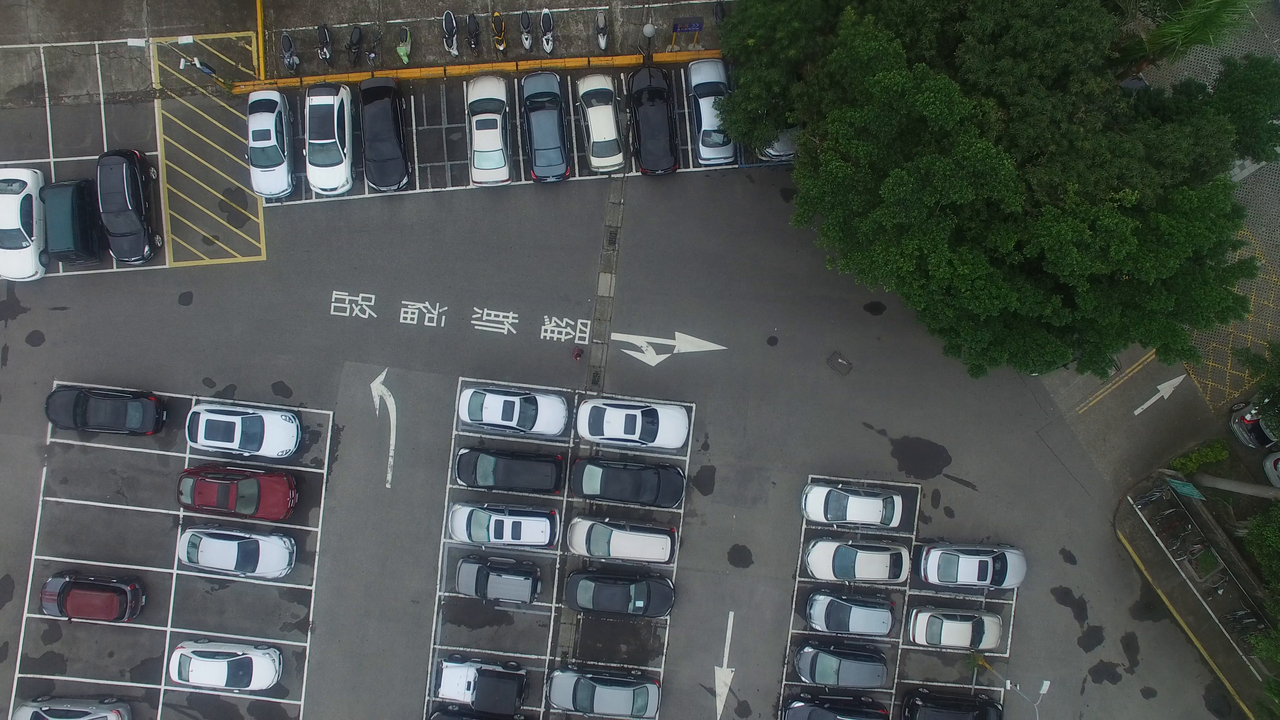
#> input picture Integration/project_moduls/Unet/target_images/1.png, 1280 x 720 px
$ python -i helper.py   (imports and definitions only)   (older library calls are emulated)
#> lines starting #> are read from the running program, lines starting #| are printed output that depends on the picture
#> further down, picture is the input picture: shape (720, 1280, 3); mean B, G, R 80, 82.4, 76.6
import matplotlib.pyplot as plt
import numpy as np
import cv2
import operator
import math

import statistics
from statistics import mode
from statistics import mean

from shapely.geometry import Point
from shapely.geometry.polygon import Polygon

import pickle

dist1 = lambda line1, line2: math.sqrt(  (line2.mid_x - line1.mid_x)**2 + (line2.mid_y - line1.mid_y)**2  )


class Line():
	lineCount = 0

	# [8 lines left out: function __init__, not called in this run]

	@property
	def mid_x(self):
		return int((self.x1+self.x2)/2)

	@property
	def mid_y(self):
		return int((self.y1+self.y2)/2)

	@property
	def length(self):
		return int( math.sqrt( (self.y2-self.y1)**2 + (self.x2-self.x1)**2 ) )

	@property
	def ori(self):
		return int( math.degrees(math.atan2(abs((self.x2 - self.x1)), abs((self.y2-self.y1)))) )
		# return int( math.degrees(math.atan2((self.x2 - self.x1), (self.y2-self.y1))) )
	# [100 lines left out: functions ori2, show_images, show_one, show, roi, not called in this run]

def my_canny(image):
	gray = cv2.cvtColor(image, cv2.COLOR_BGR2GRAY)
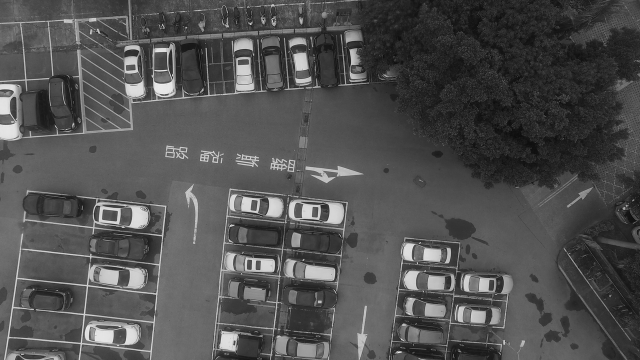
#> gray: shape (720, 1280) (shown at 1/2 size); min 0, max 254, mean 80.4
	blur = cv2.GaussianBlur(gray,(5,5),0)
	# canny = cv2.Canny(blur, 50, 150)
	canny = cv2.Canny(blur, 75, 150)
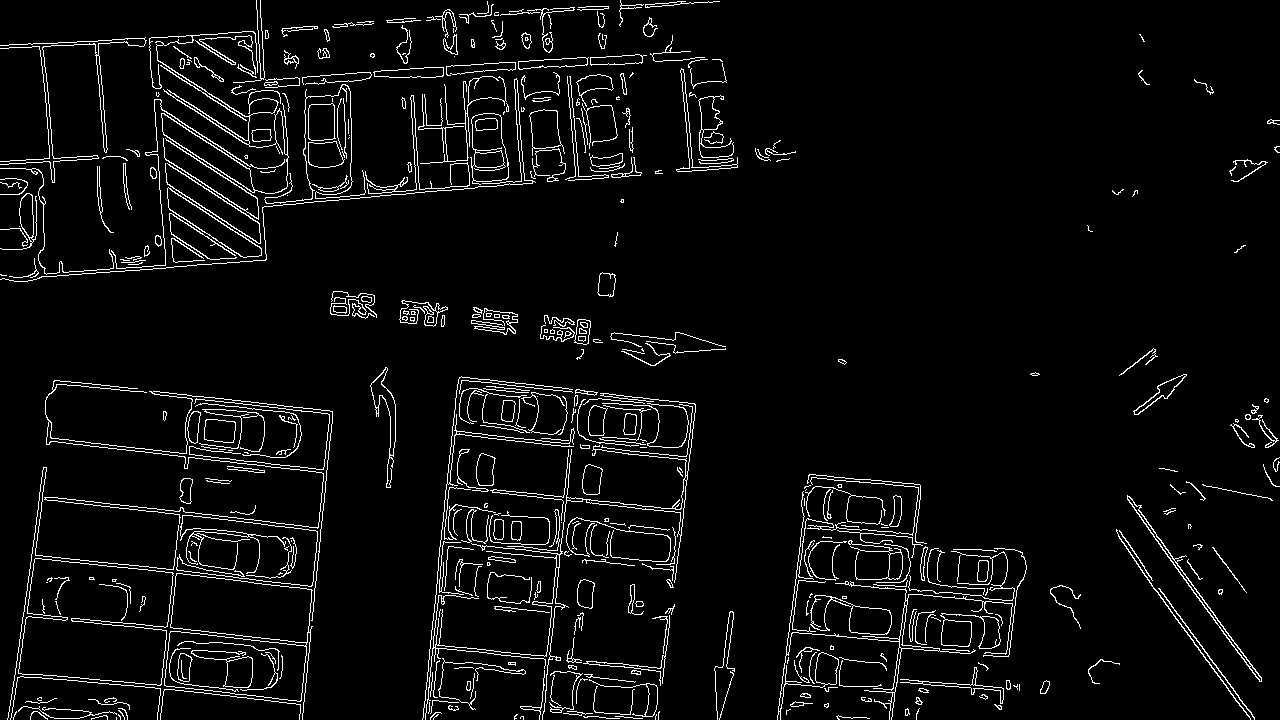
#> canny: shape (720, 1280); 4.8% white in thin lines or dots
	return canny

# [200 lines left out: functions process_lines, display_lines, display_parking_spots, display_parking_spots1, clus, not called in this run]

# [10 lines of commented-out code are left out]

class Box():

	# [66 lines left out: functions __init__, contain, find_contours, not called in this run]

def hull(image):
	pass
	#Convex Hull

>>> import cv2
>>> picture = cv2.imread('../Unet/target_images/1.png')
>>> result = my_canny(picture)

$ run again, on Integration/project_moduls/Unet/target_images/2.png
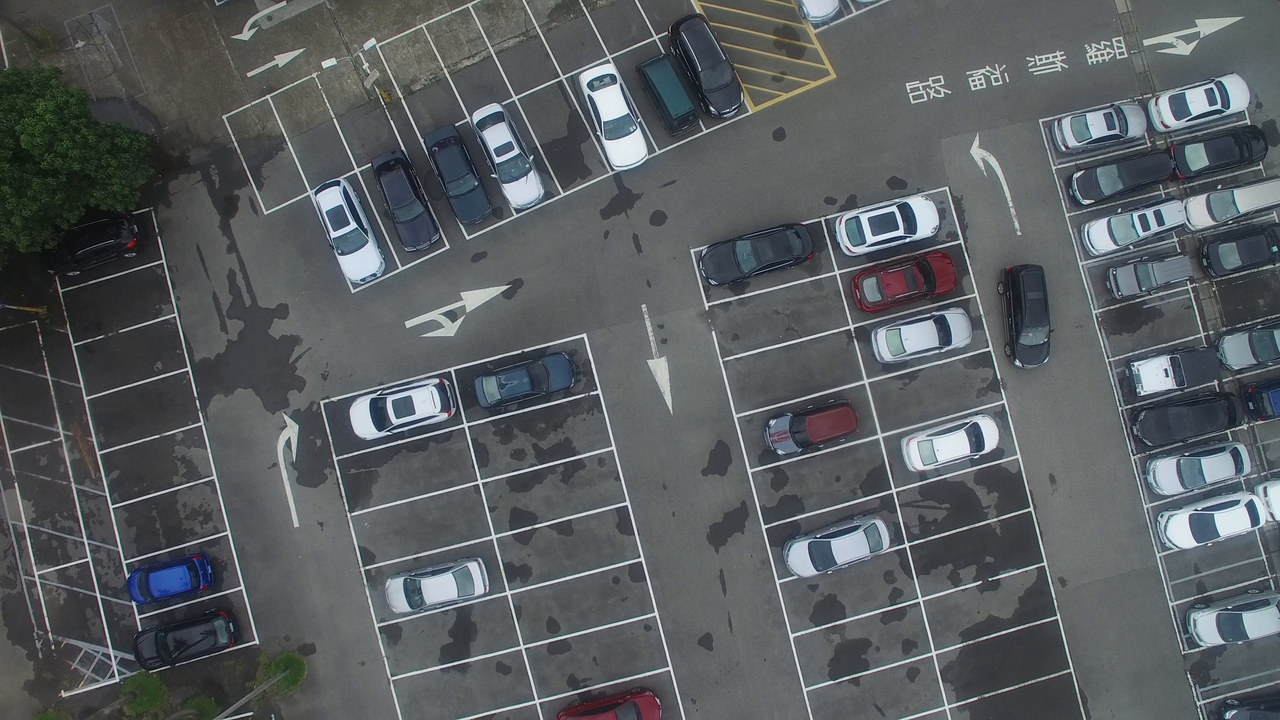
#> input picture Integration/project_moduls/Unet/target_images/2.png, 1280 x 720 px
#> picture is the input picture: shape (720, 1280, 3); mean B, G, R 95.3, 92.7, 88.1
#> in my_canny, `gray = cv2.cvtColor(image, cv2.COLOR_BGR2GRAY)`:
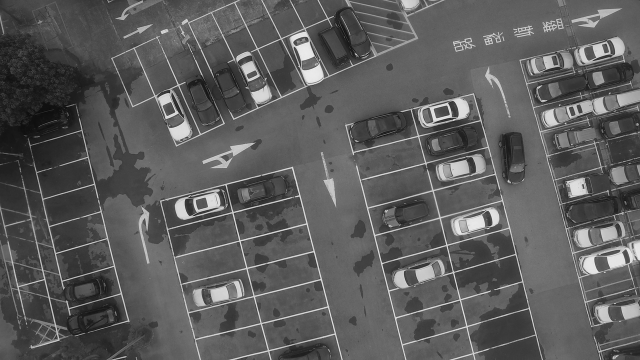
#> gray: shape (720, 1280) (shown at 1/2 size); min 0, max 255, mean 91.6
#> in my_canny, `canny = cv2.Canny(blur, 75, 150)`:
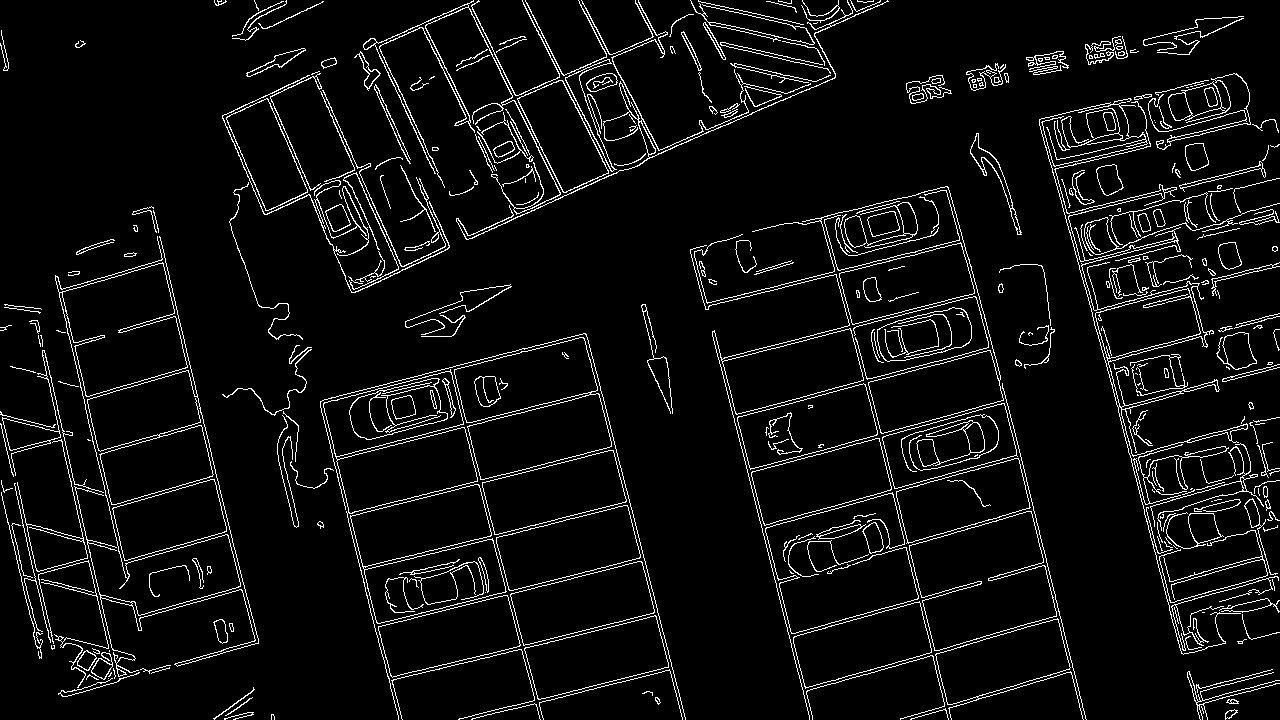
#> canny: shape (720, 1280); 5.7% white in thin lines or dots

$ run again, on Integration/project_moduls/Unet/target_images/3.png
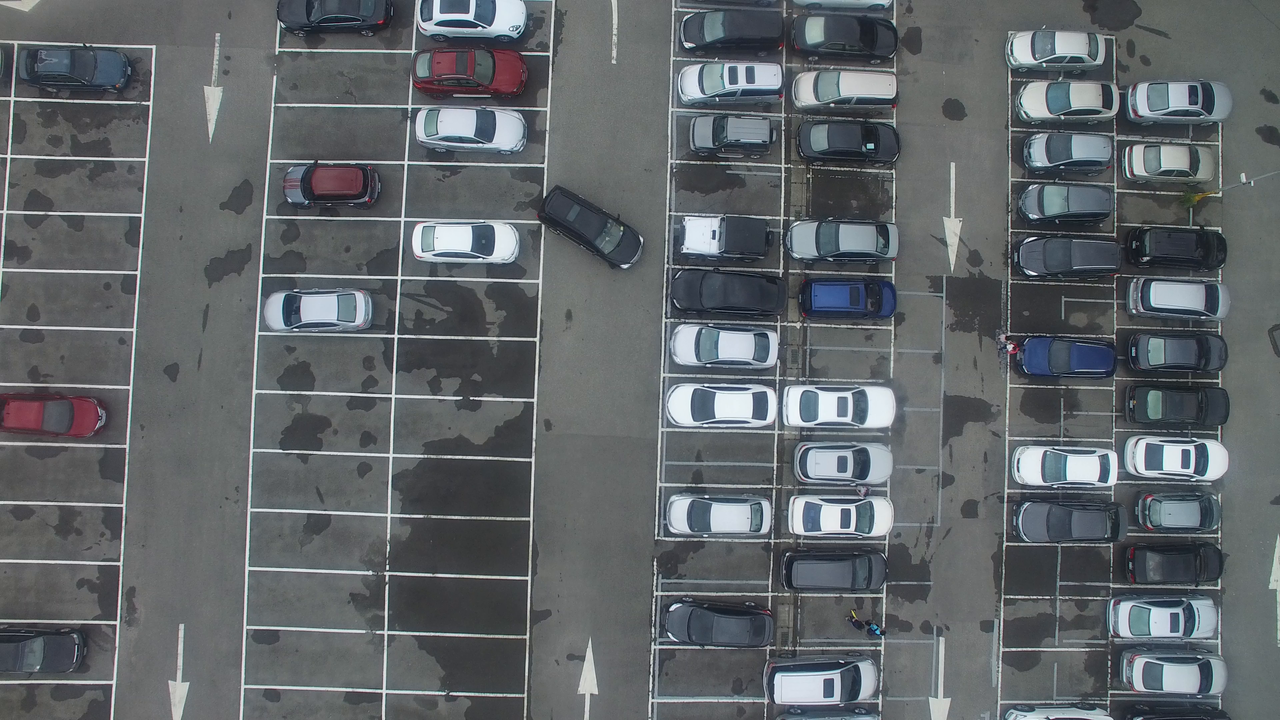
#> input picture Integration/project_moduls/Unet/target_images/3.png, 1280 x 720 px
#> picture is the input picture: shape (720, 1280, 3); mean B, G, R 104.6, 101.2, 96
#> in my_canny, `gray = cv2.cvtColor(image, cv2.COLOR_BGR2GRAY)`:
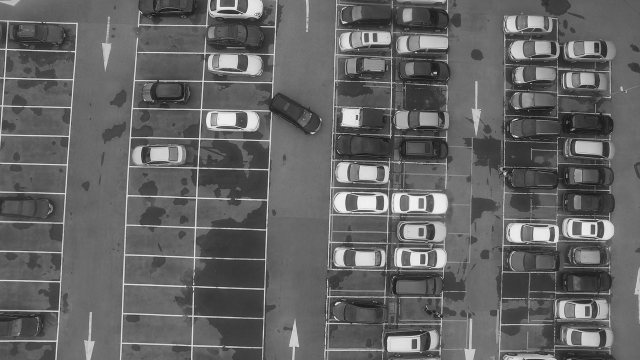
#> gray: shape (720, 1280) (shown at 1/2 size); min 6, max 255, mean 100
#> in my_canny, `canny = cv2.Canny(blur, 75, 150)`:
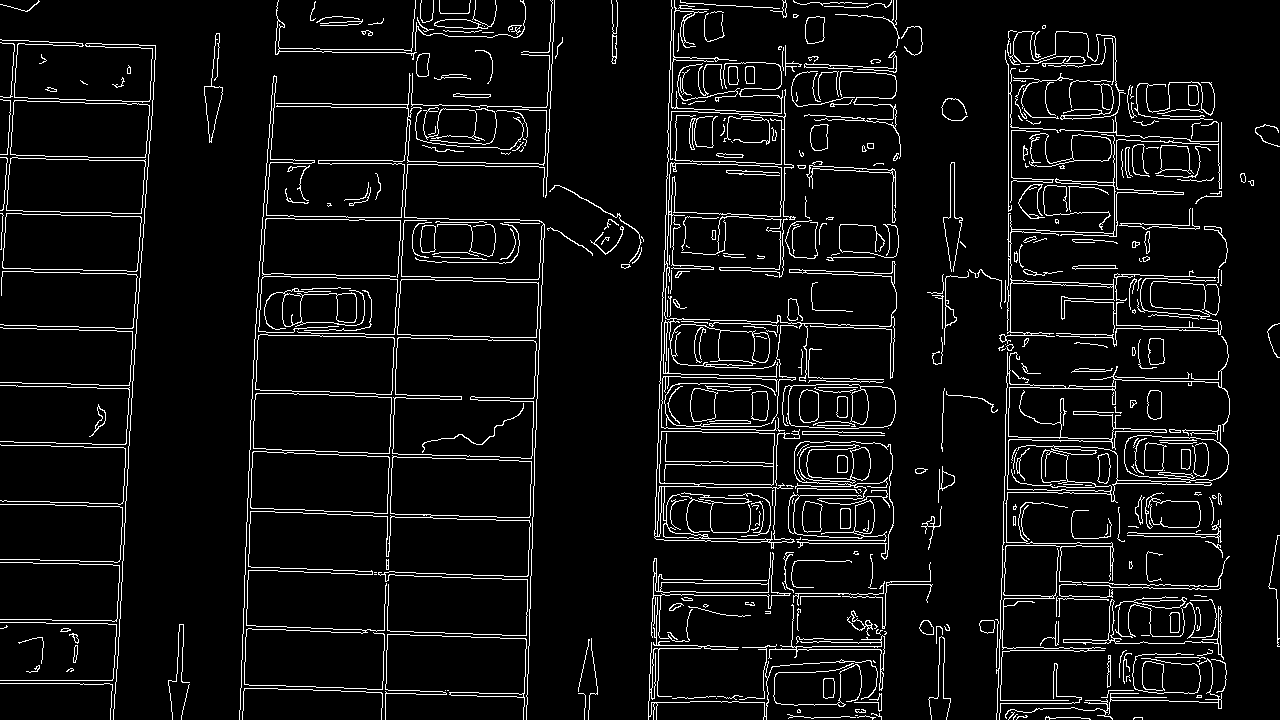
#> canny: shape (720, 1280); 6.4% white in thin lines or dots
